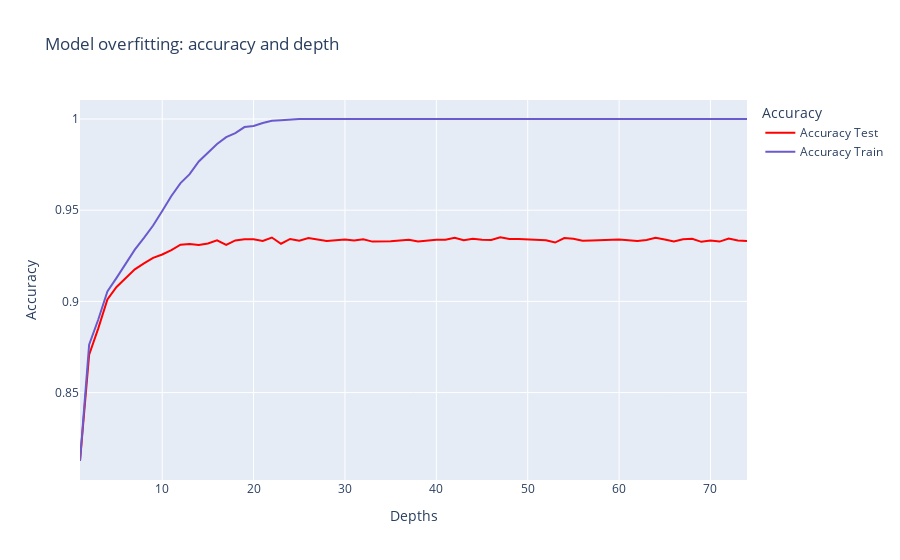

Notebook code for this chart:
### Code cell
# Overfitting review
fig = go.Figure()

# Add the first line trace for accuracy_test
fig.add_trace(go.Scatter(x=depths, y=accuracy_test, name='Accuracy Test', line=dict(color='red')))

# Add the second line trace for accuracy_train
fig.add_trace(go.Scatter(x=depths, y=accuracy_train, name='Accuracy Train', line=dict(color='slateblue')))

# Set the layout with titles
fig.update_layout(
    title='Model overfitting: accuracy and depth',
    xaxis_title='Depths',
    yaxis_title='Accuracy',
    legend_title='Accuracy',
)

# Show the figure
fig.show()

### Figure 1 — Plotly figure (JSON) as saved in the notebook; plotly's stock layout.template omitted (floating-point values rounded to 4 significant figures)
{"data": [{"line": {"color": "red"}, "name": "Accuracy Test", "type": "scatter", "x": [1, 2, 3, 4, 5, 6, 7, 8, 9, 10, 11, 12, 13, 14, 15, 16, 17, 18, 19, 20, 21, 22, 23, 24, 25, 26, 27, 28, 29, 30, 31, 32, 33, 34, 35, 36, 37, 38, 39, 40, 41, 42, 43, 44, 45, 46, 47, 48, 49, 50, 51, 52, 53, 54, 55, 56, 57, 58, 59, 60, 61, 62, 63, 64, 65, 66, 67, 68, 69, 70, 71, 72, 73, 74], "y": [0.8125, 0.8708, 0.8852, 0.9011, 0.9079, 0.913, 0.9176, 0.9209, 0.9239, 0.9257, 0.9281, 0.9311, 0.9315, 0.931, 0.9317, 0.9334, 0.931, 0.9334, 0.9341, 0.9341, 0.9332, 0.935, 0.9316, 0.9342, 0.9333, 0.9348, 0.9341, 0.9332, 0.9336, 0.934, 0.9334, 0.9341, 0.9328, 0.9328, 0.9329, 0.9334, 0.9338, 0.9328, 0.9333, 0.9338, 0.9338, 0.9349, 0.9336, 0.9344, 0.9338, 0.9337, 0.9352, 0.9342, 0.9342, 0.934, 0.9341, 0.9336, 0.9323, 0.9348, 0.9344, 0.9333, 0.9334, 0.9337, 0.9336, 0.934, 0.9336, 0.9332, 0.9337, 0.9349, 0.934, 0.9329, 0.9341, 0.9344, 0.9327, 0.9334, 0.9328, 0.9345, 0.9334, 0.9331]}, {"line": {"color": "slateblue"}, "name": "Accuracy Train", "type": "scatter", "x": [1, 2, 3, 4, 5, 6, 7, 8, 9, 10, 11, 12, 13, 14, 15, 16, 17, 18, 19, 20, 21, 22, 23, 24, 25, 26, 27, 28, 29, 30, 31, 32, 33, 34, 35, 36, 37, 38, 39, 40, 41, 42, 43, 44, 45, 46, 47, 48, 49, 50, 51, 52, 53, 54, 55, 56, 57, 58, 59, 60, 61, 62, 63, 64, 65, 66, 67, 68, 69, 70, 71, 72, 73, 74], "y": [0.8125, 0.8763, 0.8901, 0.9055, 0.9129, 0.9205, 0.9284, 0.9349, 0.9416, 0.9496, 0.9578, 0.9649, 0.9698, 0.9767, 0.9816, 0.9863, 0.99, 0.9922, 0.9956, 0.9962, 0.9978, 0.999, 0.9993, 0.9998, 1.0, 1.0, 1.0, 1, 1, 1, 1, 1, 1, 1, 1, 1, 1, 1, 1, 1, 1, 1, 1, 1, 1, 1, 1, 1, 1, 1, 1, 1, 1, 1.0, 1, 1, 1, 1, 1, 1, 1, 1, 1, 1, 1.0, 1, 1, 1, 1, 1, 1, 1, 1, 1]}], "layout": {"legend": {"title": {"text": "Accuracy"}}, "title": {"text": "Model overfitting: accuracy and depth"}, "xaxis": {"title": {"text": "Depths"}}, "yaxis": {"title": {"text": "Accuracy"}}}}
